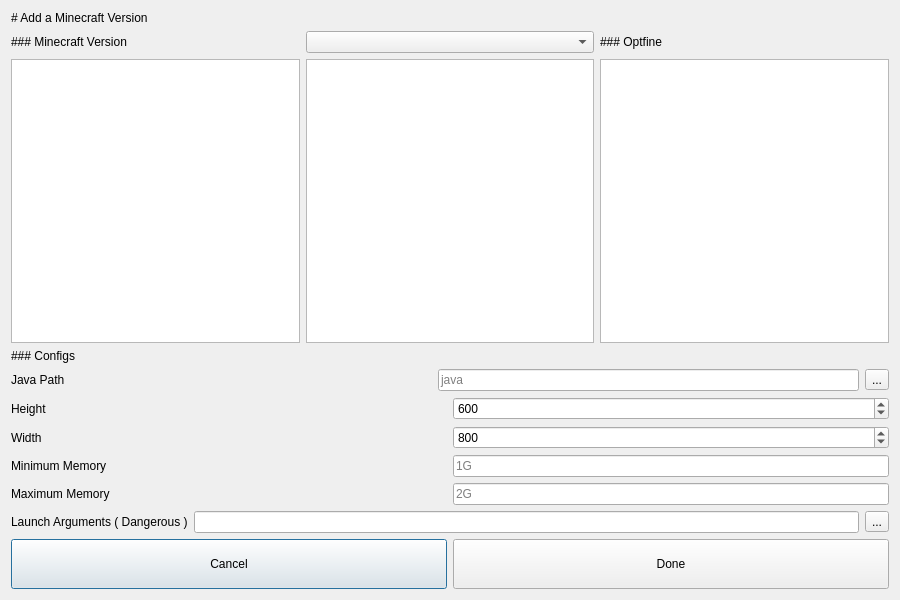
<?xml version="1.0" encoding="UTF-8"?>
<ui version="4.0">
 <class>AddVerDialog</class>
 <widget class="QDialog" name="AddVerDialog">
  <property name="geometry">
   <rect>
    <x>0</x>
    <y>0</y>
    <width>900</width>
    <height>600</height>
   </rect>
  </property>
  <property name="windowTitle">
   <string>Add a Minecraft Version</string>
  </property>
  <property name="locale">
   <locale language="English" country="UnitedStates"/>
  </property>
  <layout class="QVBoxLayout" name="VLayout">
   <item>
    <widget class="QLabel" name="Title">
     <property name="text">
      <string># Add a Minecraft Version</string>
     </property>
     <property name="textFormat">
      <enum>Qt::MarkdownText</enum>
     </property>
    </widget>
   </item>
   <item>
    <layout class="QGridLayout" name="GLayout">
     <item row="1" column="2">
      <widget class="QListWidget" name="MCList"/>
     </item>
     <item row="1" column="4">
      <widget class="QListWidget" name="OptfineList"/>
     </item>
     <item row="0" column="3">
      <widget class="QComboBox" name="ComboBox">
       <property name="placeholderText">
        <string>Mod Loader</string>
       </property>
      </widget>
     </item>
     <item row="1" column="3">
      <widget class="QListWidget" name="ModList"/>
     </item>
     <item row="0" column="4">
      <widget class="QLabel" name="OptfineLabel">
       <property name="text">
        <string>### Optfine</string>
       </property>
       <property name="textFormat">
        <enum>Qt::MarkdownText</enum>
       </property>
      </widget>
     </item>
     <item row="0" column="2">
      <widget class="QLabel" name="MCLabel">
       <property name="text">
        <string>### Minecraft Version</string>
       </property>
       <property name="textFormat">
        <enum>Qt::MarkdownText</enum>
       </property>
      </widget>
     </item>
    </layout>
   </item>
   <item>
    <widget class="QLabel" name="CfgLabel">
     <property name="text">
      <string>### Configs</string>
     </property>
     <property name="textFormat">
      <enum>Qt::MarkdownText</enum>
     </property>
    </widget>
   </item>
   <item>
    <layout class="QHBoxLayout" name="JavaHLayout">
     <item>
      <widget class="QLabel" name="JavaLabel">
       <property name="sizePolicy">
        <sizepolicy hsizetype="Preferred" vsizetype="Preferred">
         <horstretch>0</horstretch>
         <verstretch>0</verstretch>
        </sizepolicy>
       </property>
       <property name="locale">
        <locale language="English" country="UnitedStates"/>
       </property>
       <property name="text">
        <string>Java Path</string>
       </property>
      </widget>
     </item>
     <item>
      <widget class="QLineEdit" name="JavaEdit">
       <property name="sizePolicy">
        <sizepolicy hsizetype="Preferred" vsizetype="Preferred">
         <horstretch>0</horstretch>
         <verstretch>0</verstretch>
        </sizepolicy>
       </property>
       <property name="locale">
        <locale language="English" country="UnitedStates"/>
       </property>
       <property name="placeholderText">
        <string>java</string>
       </property>
      </widget>
     </item>
     <item>
      <widget class="QToolButton" name="JavaBtn">
       <property name="locale">
        <locale language="English" country="UnitedStates"/>
       </property>
       <property name="text">
        <string>...</string>
       </property>
      </widget>
     </item>
    </layout>
   </item>
   <item>
    <layout class="QHBoxLayout" name="HeightHLayout">
     <item>
      <widget class="QLabel" name="HeightLabel">
       <property name="locale">
        <locale language="English" country="UnitedStates"/>
       </property>
       <property name="text">
        <string>Height</string>
       </property>
      </widget>
     </item>
     <item>
      <widget class="QSpinBox" name="HeightEdit">
       <property name="sizePolicy">
        <sizepolicy hsizetype="Preferred" vsizetype="Preferred">
         <horstretch>0</horstretch>
         <verstretch>0</verstretch>
        </sizepolicy>
       </property>
       <property name="minimum">
        <number>100</number>
       </property>
       <property name="maximum">
        <number>2147483647</number>
       </property>
       <property name="value">
        <number>600</number>
       </property>
      </widget>
     </item>
    </layout>
   </item>
   <item>
    <layout class="QHBoxLayout" name="WidthHLayout">
     <item>
      <widget class="QLabel" name="WidthLabel">
       <property name="locale">
        <locale language="English" country="UnitedStates"/>
       </property>
       <property name="text">
        <string>Width</string>
       </property>
      </widget>
     </item>
     <item>
      <widget class="QSpinBox" name="WidthEdit">
       <property name="sizePolicy">
        <sizepolicy hsizetype="Preferred" vsizetype="Preferred">
         <horstretch>0</horstretch>
         <verstretch>0</verstretch>
        </sizepolicy>
       </property>
       <property name="minimum">
        <number>100</number>
       </property>
       <property name="maximum">
        <number>2147483647</number>
       </property>
       <property name="value">
        <number>800</number>
       </property>
      </widget>
     </item>
    </layout>
   </item>
   <item>
    <layout class="QHBoxLayout" name="XmsHLayout">
     <item>
      <widget class="QLabel" name="XmsLabel">
       <property name="locale">
        <locale language="English" country="UnitedStates"/>
       </property>
       <property name="text">
        <string>Minimum Memory</string>
       </property>
      </widget>
     </item>
     <item>
      <widget class="QLineEdit" name="XmsEdit">
       <property name="sizePolicy">
        <sizepolicy hsizetype="Preferred" vsizetype="Preferred">
         <horstretch>0</horstretch>
         <verstretch>0</verstretch>
        </sizepolicy>
       </property>
       <property name="locale">
        <locale language="English" country="UnitedStates"/>
       </property>
       <property name="placeholderText">
        <string>1G</string>
       </property>
      </widget>
     </item>
    </layout>
   </item>
   <item>
    <layout class="QHBoxLayout" name="XmxHLayout">
     <item>
      <widget class="QLabel" name="XmxLabel">
       <property name="locale">
        <locale language="English" country="UnitedStates"/>
       </property>
       <property name="text">
        <string>Maximum Memory</string>
       </property>
      </widget>
     </item>
     <item>
      <widget class="QLineEdit" name="XmxEdit">
       <property name="sizePolicy">
        <sizepolicy hsizetype="Preferred" vsizetype="Preferred">
         <horstretch>0</horstretch>
         <verstretch>0</verstretch>
        </sizepolicy>
       </property>
       <property name="locale">
        <locale language="English" country="UnitedStates"/>
       </property>
       <property name="placeholderText">
        <string>2G</string>
       </property>
      </widget>
     </item>
    </layout>
   </item>
   <item>
    <layout class="QHBoxLayout" name="ArgsHLayout">
     <item>
      <widget class="QLabel" name="ArgsLabel">
       <property name="text">
        <string>Launch Arguments ( Dangerous )</string>
       </property>
      </widget>
     </item>
     <item>
      <widget class="QLineEdit" name="ArgsEdit"/>
     </item>
     <item>
      <widget class="QToolButton" name="ArgsButton">
       <property name="text">
        <string>...</string>
       </property>
      </widget>
     </item>
    </layout>
   </item>
   <item>
    <layout class="QHBoxLayout" name="MainHLayout">
     <item>
      <widget class="QPushButton" name="CancelBtn">
       <property name="minimumSize">
        <size>
         <width>100</width>
         <height>50</height>
        </size>
       </property>
       <property name="text">
        <string>Cancel</string>
       </property>
      </widget>
     </item>
     <item>
      <widget class="QPushButton" name="DoneBtn">
       <property name="minimumSize">
        <size>
         <width>100</width>
         <height>50</height>
        </size>
       </property>
       <property name="text">
        <string>Done</string>
       </property>
      </widget>
     </item>
    </layout>
   </item>
  </layout>
 </widget>
 <resources/>
 <connections/>
</ui>
